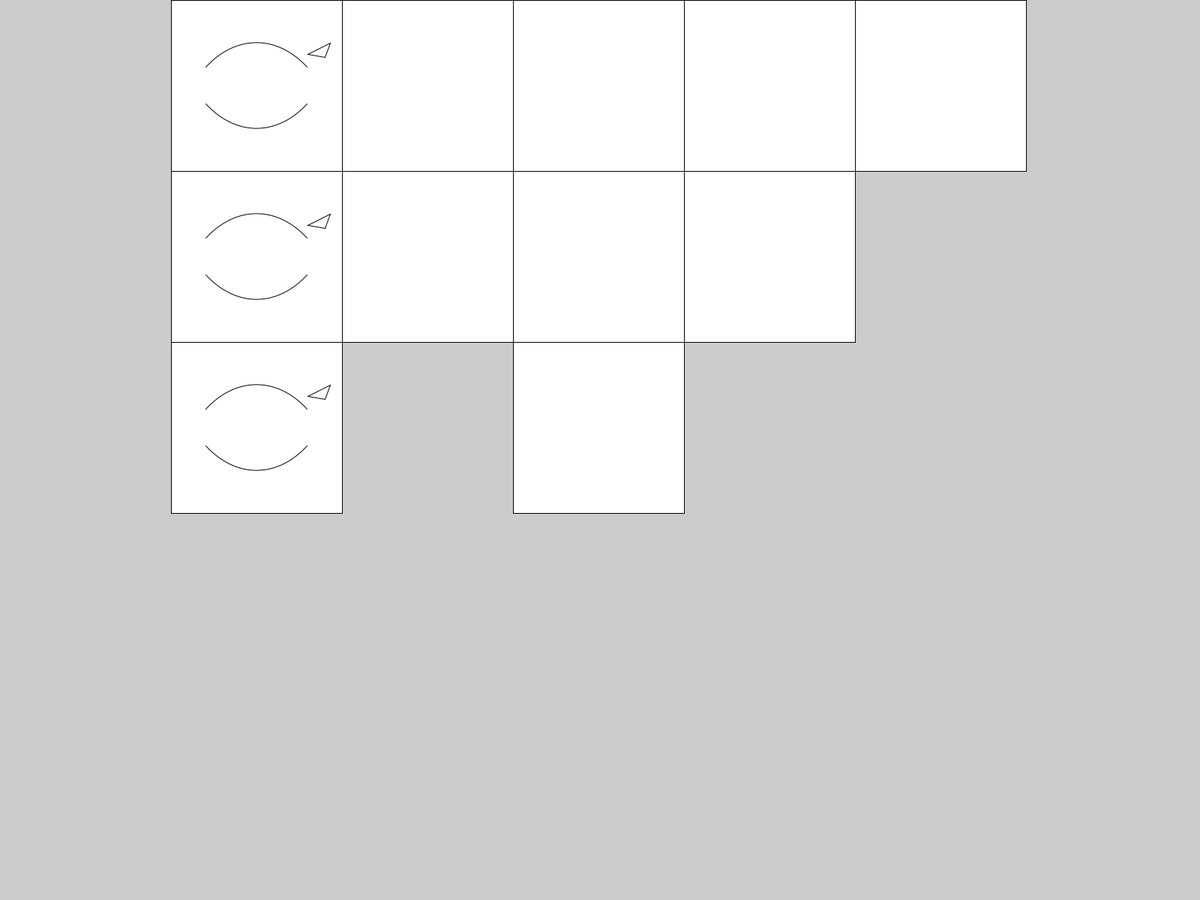
Frame 1 (no input)
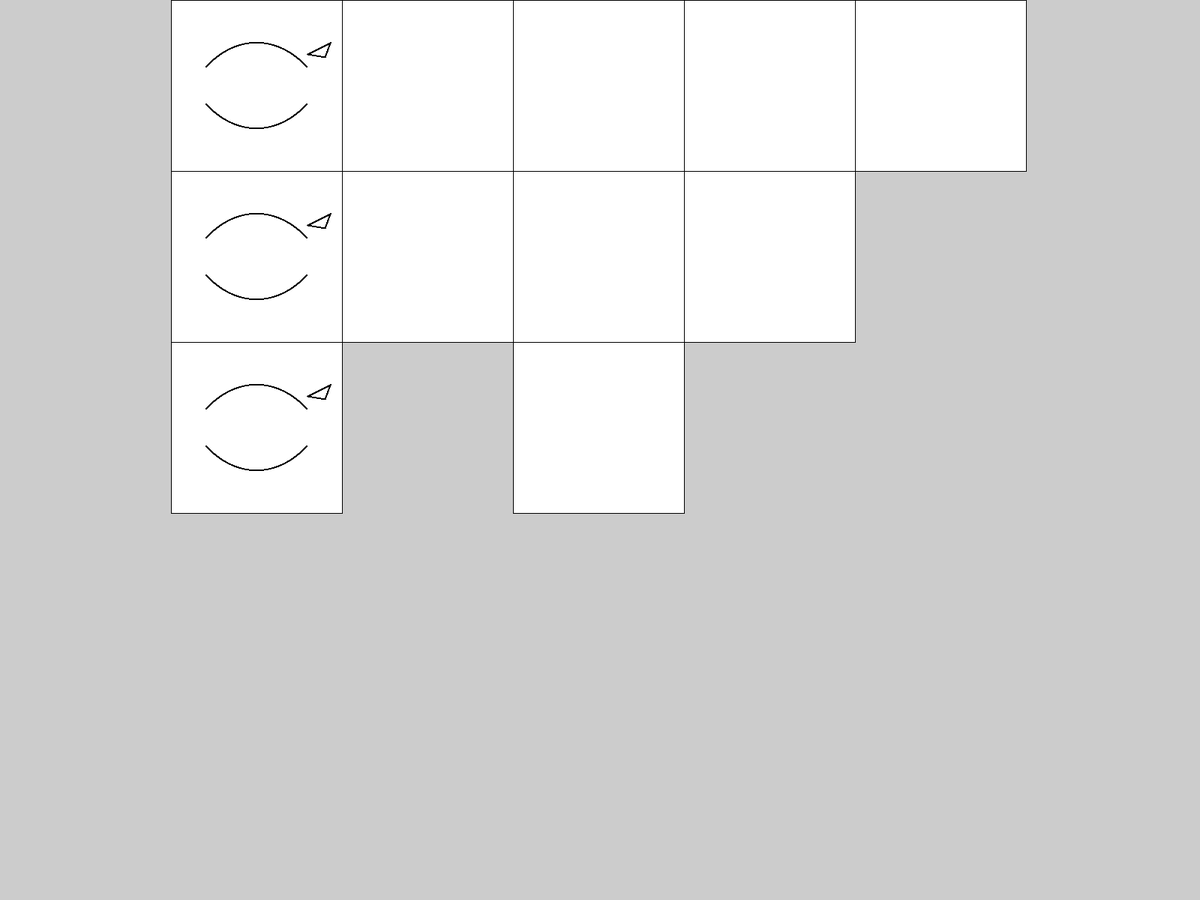
Frame 60 (the mouse pressed at the canvas centre just before this capture)
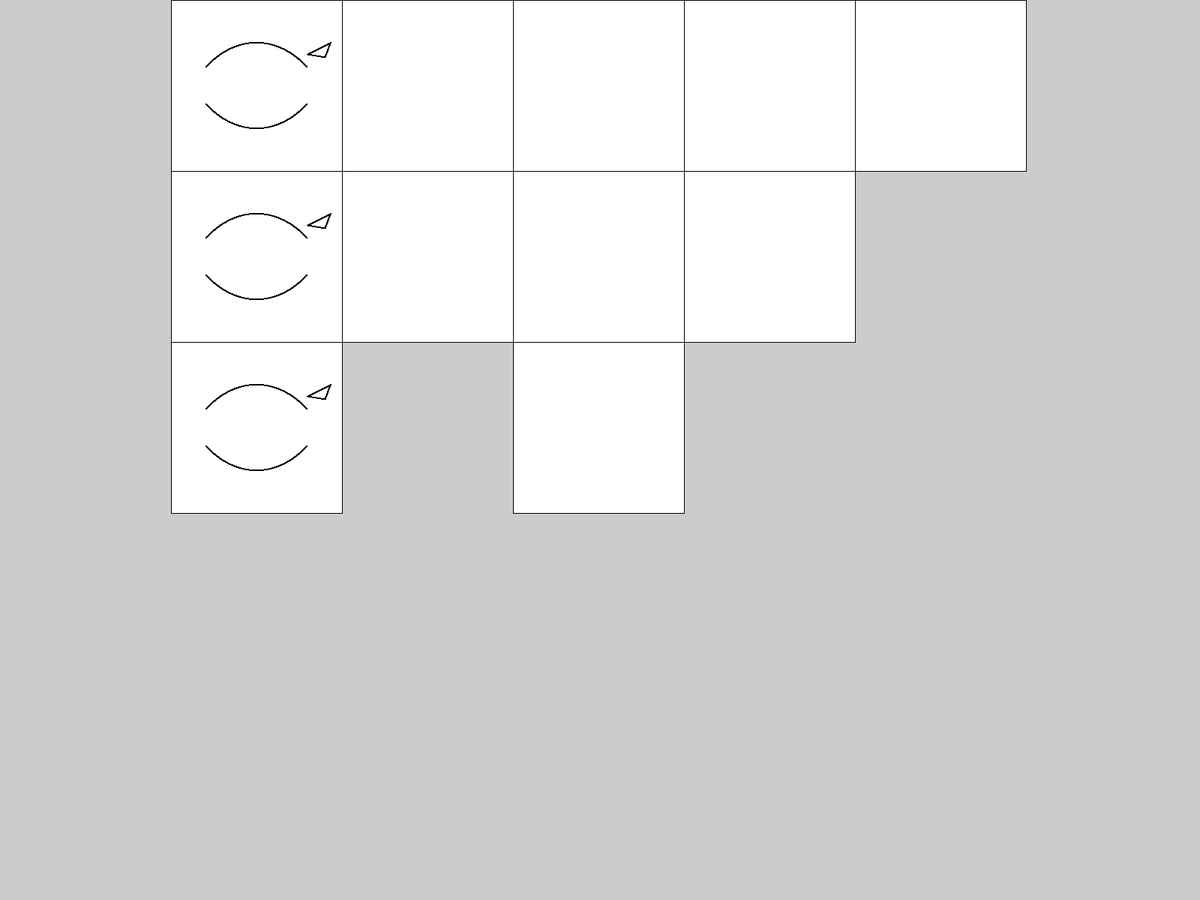
Frame 120 (the mouse held since frame 60 and released just before this capture)

The Processing sketch that drew these frames (run headless with seeded random() and noise(); from frame 60 on, the mouse is pressed at the canvas centre):

// Processing sketch: MusicButtons
// ── MusicButtons.pde
int scrH;
int scrW;
float cW;


void setup() {
fullScreen();
//var
scrH = displayHeight;
scrW = displayWidth;
cW = scrW/7;

}

void draw() {
  

//btn boxes
for(int i = 1; i<6; i++) {
  
  rect(i*cW, 0, cW, cW);
  if(i<5) {
    rect(i*cW, cW, cW, cW);
  } 
  
if(i==1 | i==3) {
  rect(i*cW, 2*cW, cW, cW);
}
}


//btn symbols
noFill();
//bezier(340, 80, 40, 40, 360, 360, 60, 320);

//loop stack
for(int i=0;i<3;i++) {
arc(3*cW/2, i*cW + cW, cW, 3*cW/2, 13*PI/10, 17*PI/10, OPEN);
arc(3*cW/2, i*cW +0, cW, 3*cW/2, 3*PI/10, 7*PI/10, OPEN);
triangle(cW+(9*cW/10), i*cW + (cW/3), cW+(80*cW/100), i*cW + (32*cW/100),cW + (93*cW/100), i*cW + (cW/4));
}
}
  
